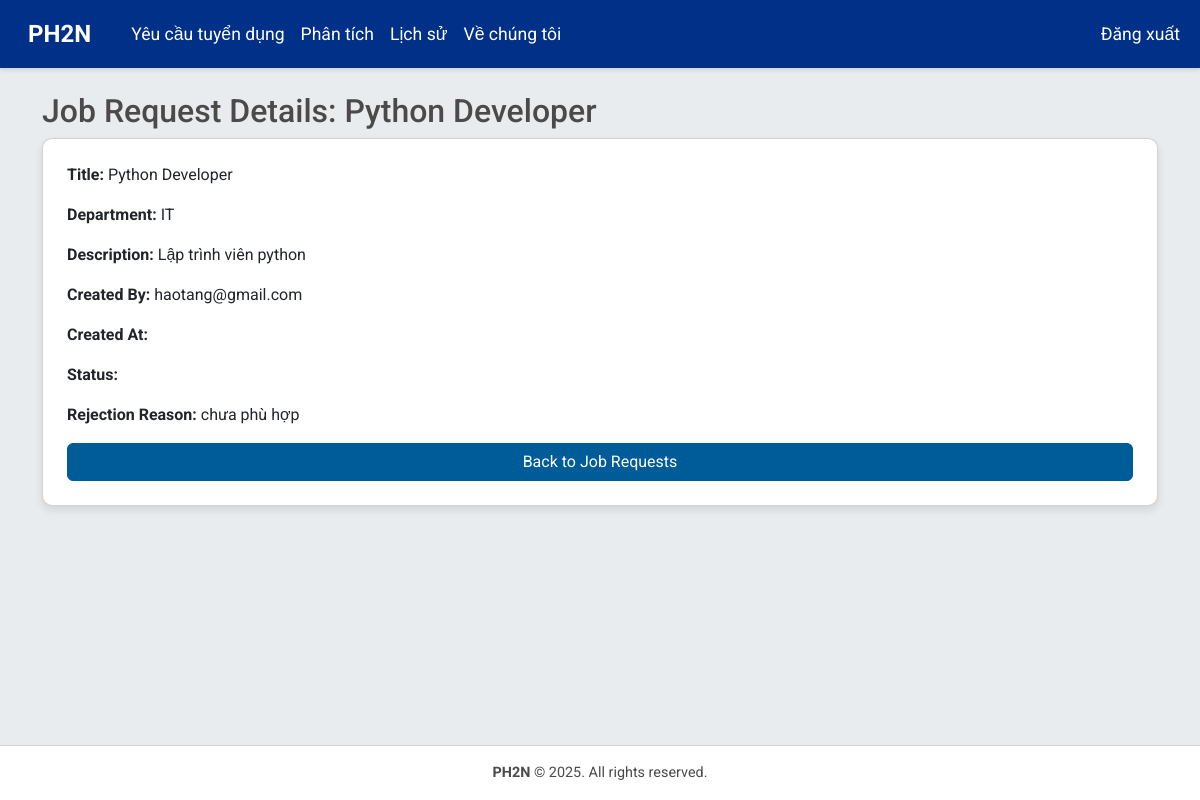
Screenshot of /jobs/job_requests/detail/2/ (signed in) with the database file from the repository.
### jobs/models.py (models this page shows, shortened)
class JobRequest(models.Model):
    title = models.CharField(max_length=200)
    department = models.CharField(max_length=100)
    quantity = models.PositiveIntegerField(default=1)
    description = models.TextField()
    reason = models.TextField(blank=True, null=True)  # Cho phép null
    rejection_reason = models.TextField(blank=True, null=True)
    actionlog = models.TextField(blank=True, null=True)
    created_by = models.ForeignKey(CustomUser, on_delete=models.SET_NULL, null=True, blank=True)

### accounts/models.py (models this page shows, shortened)
class CustomUser(AbstractBaseUser, PermissionsMixin):
    ROLE_CHOICES = [
        ('hr', 'HR'),
        ('applicant', 'Applicant'),
        ('director', 'Director'),
        ('department', 'Department'),
    ]
    email = models.EmailField(unique=True)
    full_name = models.CharField(max_length=255)
    role = models.CharField(max_length=20, choices=ROLE_CHOICES, default='applicant')
    department = models.CharField(max_length=100, blank=True, help_text="Department or division within the company")
    phone_number = models.CharField(max_length=15, blank=True)
    address = models.TextField(blank=True)
    is_active = models.BooleanField(default=True)
    is_staff = models.BooleanField(default=False)
    objects = CustomUserManager()
    USERNAME_FIELD = 'email'
    REQUIRED_FIELDS = ['full_name']

### jobs/views.py (the view)
# urls.py: path('job_requests/detail/<int:request_id>/', views.job_request_detail, name='job_request_detail'),
@login_required
def job_request_detail(request, request_id):
    if request.user.role not in ['director', 'hr', 'department']:
        messages.error(request, 'You do not have permission to view job request details.')
        return redirect('jobs:job_list')
    job_request = get_object_or_404(JobRequest, id=request_id)
    if request.user.role == 'department' and job_request.created_by != request.user:
        messages.error(request, 'You can only view your own job requests.')
        return redirect('jobs:manage_job_requests')
    if request.user.role == 'hr' and job_request.created_by != request.user and job_request.status == 'pending':
        messages.error(request, 'HR can only view their own job requests or approved/rejected requests.')
        return redirect('jobs:manage_job_requests')
    return render(request, 'jobs/job_request_detail.html', {'job_request': job_request})

### templates/jobs/job_request_detail.html (shortened to what this page needs)
{% extends 'base.html' %}
{% load django_bootstrap5 %}
{% block content %}
<h2>Job Request Details: {{ job_request.title }}</h2>
<div class="card p-4">
    <p><strong>Title:</strong> {{ job_request.title }}</p>
    <p><strong>Department:</strong> {{ job_request.department }}</p>
    <p><strong>Description:</strong> {{ job_request.description }}</p>
    <p><strong>Created By:</strong> {{ job_request.created_by.email }}</p>
    <p><strong>Created At:</strong> {{ job_request.created_at|date:"Y-m-d H:i" }}</p>
    <p><strong>Status:</strong> {{ job_request.get_status_display }}</p>
    <p><strong>Rejection Reason:</strong> {{ job_request.rejection_reason|default:"N/A" }}</p>
    <a href="{% url 'jobs:manage_job_requests' %}" class="btn btn-secondary">Back to Job Requests</a>
</div>
{% endblock %}

### static/css/style.css (style rules this page uses)
body { font-family: 'Roboto', sans-serif; background-color: #E8ECEF; margin: 0; display: flex; flex-direction: column; min-height: 100vh; }
.card { border-radius: 10px; box-shadow: 0 4px 8px rgba(0,0,0,0.1); transition: transform 0.2s; }
.btn-secondary { background-color: #005B99; border-color: #005B99; }
h2, h3, h5 { color: #4A4A4A; }

### rows the page displays
JobRequest: title "Python Developer", department "IT", description "Lập trình viên python", created_by.email "haotang@gmail.com", rejection_reason "chưa phù hợp"
